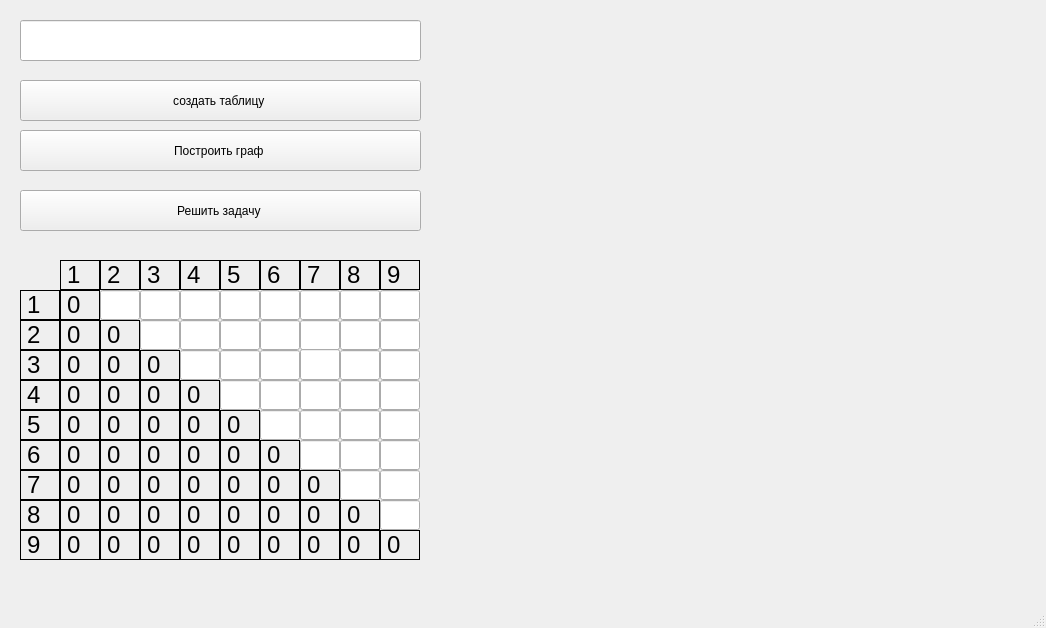
<?xml version="1.0" encoding="UTF-8"?>
<ui version="4.0">
 <class>MainWindow</class>
 <widget class="QMainWindow" name="MainWindow">
  <property name="geometry">
   <rect>
    <x>0</x>
    <y>0</y>
    <width>1046</width>
    <height>628</height>
   </rect>
  </property>
  <property name="windowTitle">
   <string>MainWindow</string>
  </property>
  <widget class="QWidget" name="centralwidget">
   <widget class="QPushButton" name="maketableButton">
    <property name="geometry">
     <rect>
      <x>20</x>
      <y>80</y>
      <width>401</width>
      <height>41</height>
     </rect>
    </property>
    <property name="text">
     <string>создать таблицу </string>
    </property>
   </widget>
   <widget class="QPushButton" name="buildButton">
    <property name="geometry">
     <rect>
      <x>20</x>
      <y>130</y>
      <width>401</width>
      <height>41</height>
     </rect>
    </property>
    <property name="text">
     <string>Построить граф </string>
    </property>
   </widget>
   <widget class="QPushButton" name="roadButton">
    <property name="geometry">
     <rect>
      <x>20</x>
      <y>190</y>
      <width>401</width>
      <height>41</height>
     </rect>
    </property>
    <property name="text">
     <string>Решить задачу </string>
    </property>
   </widget>
   <widget class="QLineEdit" name="vvodvertex">
    <property name="geometry">
     <rect>
      <x>20</x>
      <y>20</y>
      <width>401</width>
      <height>41</height>
     </rect>
    </property>
    <property name="font">
     <font>
      <pointsize>16</pointsize>
     </font>
    </property>
    <property name="text">
     <string/>
    </property>
   </widget>
   <widget class="QLineEdit" name="p12">
    <property name="geometry">
     <rect>
      <x>100</x>
      <y>290</y>
      <width>40</width>
      <height>30</height>
     </rect>
    </property>
    <property name="font">
     <font>
      <pointsize>24</pointsize>
     </font>
    </property>
   </widget>
   <widget class="QLineEdit" name="p13">
    <property name="geometry">
     <rect>
      <x>140</x>
      <y>290</y>
      <width>40</width>
      <height>30</height>
     </rect>
    </property>
    <property name="font">
     <font>
      <pointsize>24</pointsize>
     </font>
    </property>
   </widget>
   <widget class="QLineEdit" name="p14">
    <property name="geometry">
     <rect>
      <x>180</x>
      <y>290</y>
      <width>40</width>
      <height>30</height>
     </rect>
    </property>
    <property name="font">
     <font>
      <pointsize>24</pointsize>
     </font>
    </property>
   </widget>
   <widget class="QLineEdit" name="p15">
    <property name="geometry">
     <rect>
      <x>220</x>
      <y>290</y>
      <width>40</width>
      <height>30</height>
     </rect>
    </property>
    <property name="font">
     <font>
      <pointsize>24</pointsize>
     </font>
    </property>
   </widget>
   <widget class="QLineEdit" name="p16">
    <property name="geometry">
     <rect>
      <x>260</x>
      <y>290</y>
      <width>40</width>
      <height>30</height>
     </rect>
    </property>
    <property name="font">
     <font>
      <pointsize>24</pointsize>
     </font>
    </property>
   </widget>
   <widget class="QLineEdit" name="p17">
    <property name="geometry">
     <rect>
      <x>300</x>
      <y>290</y>
      <width>40</width>
      <height>30</height>
     </rect>
    </property>
    <property name="font">
     <font>
      <pointsize>24</pointsize>
     </font>
    </property>
   </widget>
   <widget class="QLineEdit" name="p18">
    <property name="geometry">
     <rect>
      <x>340</x>
      <y>290</y>
      <width>40</width>
      <height>30</height>
     </rect>
    </property>
    <property name="font">
     <font>
      <pointsize>24</pointsize>
     </font>
    </property>
   </widget>
   <widget class="QLineEdit" name="p19">
    <property name="geometry">
     <rect>
      <x>380</x>
      <y>290</y>
      <width>40</width>
      <height>30</height>
     </rect>
    </property>
    <property name="font">
     <font>
      <pointsize>24</pointsize>
     </font>
    </property>
   </widget>
   <widget class="QLineEdit" name="p29">
    <property name="geometry">
     <rect>
      <x>380</x>
      <y>320</y>
      <width>40</width>
      <height>30</height>
     </rect>
    </property>
    <property name="font">
     <font>
      <pointsize>24</pointsize>
     </font>
    </property>
   </widget>
   <widget class="QLineEdit" name="p23">
    <property name="geometry">
     <rect>
      <x>140</x>
      <y>320</y>
      <width>40</width>
      <height>30</height>
     </rect>
    </property>
    <property name="font">
     <font>
      <pointsize>24</pointsize>
     </font>
    </property>
   </widget>
   <widget class="QLineEdit" name="p25">
    <property name="geometry">
     <rect>
      <x>220</x>
      <y>320</y>
      <width>40</width>
      <height>30</height>
     </rect>
    </property>
    <property name="font">
     <font>
      <pointsize>24</pointsize>
     </font>
    </property>
   </widget>
   <widget class="QLineEdit" name="p24">
    <property name="geometry">
     <rect>
      <x>180</x>
      <y>320</y>
      <width>40</width>
      <height>30</height>
     </rect>
    </property>
    <property name="font">
     <font>
      <pointsize>24</pointsize>
     </font>
    </property>
   </widget>
   <widget class="QLineEdit" name="p26">
    <property name="geometry">
     <rect>
      <x>260</x>
      <y>320</y>
      <width>40</width>
      <height>30</height>
     </rect>
    </property>
    <property name="font">
     <font>
      <pointsize>24</pointsize>
     </font>
    </property>
   </widget>
   <widget class="QLineEdit" name="p28">
    <property name="geometry">
     <rect>
      <x>340</x>
      <y>320</y>
      <width>40</width>
      <height>30</height>
     </rect>
    </property>
    <property name="font">
     <font>
      <pointsize>24</pointsize>
     </font>
    </property>
   </widget>
   <widget class="QLineEdit" name="p27">
    <property name="geometry">
     <rect>
      <x>300</x>
      <y>320</y>
      <width>40</width>
      <height>30</height>
     </rect>
    </property>
    <property name="font">
     <font>
      <pointsize>24</pointsize>
     </font>
    </property>
   </widget>
   <widget class="QLineEdit" name="p38">
    <property name="geometry">
     <rect>
      <x>340</x>
      <y>350</y>
      <width>40</width>
      <height>30</height>
     </rect>
    </property>
    <property name="font">
     <font>
      <pointsize>24</pointsize>
     </font>
    </property>
   </widget>
   <widget class="QLineEdit" name="p36">
    <property name="geometry">
     <rect>
      <x>260</x>
      <y>350</y>
      <width>40</width>
      <height>30</height>
     </rect>
    </property>
    <property name="font">
     <font>
      <pointsize>24</pointsize>
     </font>
    </property>
   </widget>
   <widget class="QLineEdit" name="p35">
    <property name="geometry">
     <rect>
      <x>220</x>
      <y>350</y>
      <width>40</width>
      <height>30</height>
     </rect>
    </property>
    <property name="font">
     <font>
      <pointsize>24</pointsize>
     </font>
    </property>
   </widget>
   <widget class="QLineEdit" name="p39">
    <property name="geometry">
     <rect>
      <x>380</x>
      <y>350</y>
      <width>40</width>
      <height>30</height>
     </rect>
    </property>
    <property name="font">
     <font>
      <pointsize>24</pointsize>
     </font>
    </property>
   </widget>
   <widget class="QLineEdit" name="p34">
    <property name="geometry">
     <rect>
      <x>180</x>
      <y>350</y>
      <width>40</width>
      <height>30</height>
     </rect>
    </property>
    <property name="font">
     <font>
      <pointsize>24</pointsize>
     </font>
    </property>
   </widget>
   <widget class="QLineEdit" name="p37">
    <property name="geometry">
     <rect>
      <x>300</x>
      <y>349</y>
      <width>40</width>
      <height>31</height>
     </rect>
    </property>
    <property name="font">
     <font>
      <pointsize>24</pointsize>
     </font>
    </property>
   </widget>
   <widget class="QLineEdit" name="p48">
    <property name="geometry">
     <rect>
      <x>340</x>
      <y>380</y>
      <width>40</width>
      <height>30</height>
     </rect>
    </property>
    <property name="font">
     <font>
      <pointsize>24</pointsize>
     </font>
    </property>
   </widget>
   <widget class="QLineEdit" name="p47">
    <property name="geometry">
     <rect>
      <x>300</x>
      <y>380</y>
      <width>40</width>
      <height>30</height>
     </rect>
    </property>
    <property name="font">
     <font>
      <pointsize>24</pointsize>
     </font>
    </property>
   </widget>
   <widget class="QLineEdit" name="p46">
    <property name="geometry">
     <rect>
      <x>260</x>
      <y>380</y>
      <width>40</width>
      <height>30</height>
     </rect>
    </property>
    <property name="font">
     <font>
      <pointsize>24</pointsize>
     </font>
    </property>
   </widget>
   <widget class="QLineEdit" name="p49">
    <property name="geometry">
     <rect>
      <x>380</x>
      <y>380</y>
      <width>40</width>
      <height>30</height>
     </rect>
    </property>
    <property name="font">
     <font>
      <pointsize>24</pointsize>
     </font>
    </property>
   </widget>
   <widget class="QLineEdit" name="p45">
    <property name="geometry">
     <rect>
      <x>220</x>
      <y>380</y>
      <width>40</width>
      <height>30</height>
     </rect>
    </property>
    <property name="font">
     <font>
      <pointsize>24</pointsize>
     </font>
    </property>
   </widget>
   <widget class="QLineEdit" name="p56">
    <property name="geometry">
     <rect>
      <x>260</x>
      <y>410</y>
      <width>40</width>
      <height>30</height>
     </rect>
    </property>
    <property name="font">
     <font>
      <pointsize>24</pointsize>
     </font>
    </property>
   </widget>
   <widget class="QLineEdit" name="p59">
    <property name="geometry">
     <rect>
      <x>380</x>
      <y>410</y>
      <width>40</width>
      <height>30</height>
     </rect>
    </property>
    <property name="font">
     <font>
      <pointsize>24</pointsize>
     </font>
    </property>
   </widget>
   <widget class="QLineEdit" name="p58">
    <property name="geometry">
     <rect>
      <x>340</x>
      <y>410</y>
      <width>40</width>
      <height>30</height>
     </rect>
    </property>
    <property name="font">
     <font>
      <pointsize>24</pointsize>
     </font>
    </property>
   </widget>
   <widget class="QLineEdit" name="p57">
    <property name="geometry">
     <rect>
      <x>300</x>
      <y>410</y>
      <width>40</width>
      <height>30</height>
     </rect>
    </property>
    <property name="font">
     <font>
      <pointsize>24</pointsize>
     </font>
    </property>
   </widget>
   <widget class="QLineEdit" name="p68">
    <property name="geometry">
     <rect>
      <x>340</x>
      <y>440</y>
      <width>40</width>
      <height>30</height>
     </rect>
    </property>
    <property name="font">
     <font>
      <pointsize>24</pointsize>
     </font>
    </property>
   </widget>
   <widget class="QLineEdit" name="p69">
    <property name="geometry">
     <rect>
      <x>380</x>
      <y>440</y>
      <width>40</width>
      <height>30</height>
     </rect>
    </property>
    <property name="font">
     <font>
      <pointsize>24</pointsize>
     </font>
    </property>
   </widget>
   <widget class="QLineEdit" name="p67">
    <property name="geometry">
     <rect>
      <x>300</x>
      <y>440</y>
      <width>40</width>
      <height>30</height>
     </rect>
    </property>
    <property name="font">
     <font>
      <pointsize>24</pointsize>
     </font>
    </property>
   </widget>
   <widget class="QLineEdit" name="p78">
    <property name="geometry">
     <rect>
      <x>340</x>
      <y>470</y>
      <width>40</width>
      <height>30</height>
     </rect>
    </property>
    <property name="font">
     <font>
      <pointsize>24</pointsize>
     </font>
    </property>
   </widget>
   <widget class="QLineEdit" name="p79">
    <property name="geometry">
     <rect>
      <x>380</x>
      <y>470</y>
      <width>40</width>
      <height>30</height>
     </rect>
    </property>
    <property name="font">
     <font>
      <pointsize>24</pointsize>
     </font>
    </property>
   </widget>
   <widget class="QLineEdit" name="p89">
    <property name="geometry">
     <rect>
      <x>380</x>
      <y>500</y>
      <width>40</width>
      <height>30</height>
     </rect>
    </property>
    <property name="font">
     <font>
      <pointsize>24</pointsize>
     </font>
    </property>
   </widget>
   <widget class="QLabel" name="dig2">
    <property name="geometry">
     <rect>
      <x>100</x>
      <y>320</y>
      <width>40</width>
      <height>30</height>
     </rect>
    </property>
    <property name="font">
     <font>
      <pointsize>-1</pointsize>
     </font>
    </property>
    <property name="styleSheet">
     <string notr="true">color: rgb(0,0,0);
font-size: 24px;
border: 1px solid black;</string>
    </property>
    <property name="text">
     <string>0</string>
    </property>
   </widget>
   <widget class="QLabel" name="dig3">
    <property name="geometry">
     <rect>
      <x>140</x>
      <y>350</y>
      <width>40</width>
      <height>30</height>
     </rect>
    </property>
    <property name="font">
     <font>
      <pointsize>-1</pointsize>
     </font>
    </property>
    <property name="styleSheet">
     <string notr="true">color: rgb(0,0,0);
font-size: 24px;
border: 1px solid black;</string>
    </property>
    <property name="text">
     <string>0</string>
    </property>
   </widget>
   <widget class="QLabel" name="dig4">
    <property name="geometry">
     <rect>
      <x>180</x>
      <y>380</y>
      <width>40</width>
      <height>30</height>
     </rect>
    </property>
    <property name="font">
     <font>
      <pointsize>-1</pointsize>
     </font>
    </property>
    <property name="styleSheet">
     <string notr="true">color: rgb(0,0,0);
font-size: 24px;
border: 1px solid black;</string>
    </property>
    <property name="text">
     <string>0</string>
    </property>
   </widget>
   <widget class="QLabel" name="dig5">
    <property name="geometry">
     <rect>
      <x>220</x>
      <y>410</y>
      <width>40</width>
      <height>30</height>
     </rect>
    </property>
    <property name="font">
     <font>
      <pointsize>-1</pointsize>
     </font>
    </property>
    <property name="styleSheet">
     <string notr="true">color: rgb(0,0,0);
font-size: 24px;
border: 1px solid black;</string>
    </property>
    <property name="text">
     <string>0</string>
    </property>
   </widget>
   <widget class="QLabel" name="dig6">
    <property name="geometry">
     <rect>
      <x>260</x>
      <y>440</y>
      <width>40</width>
      <height>30</height>
     </rect>
    </property>
    <property name="font">
     <font>
      <pointsize>-1</pointsize>
      <underline>false</underline>
      <strikeout>false</strikeout>
     </font>
    </property>
    <property name="styleSheet">
     <string notr="true">color: rgb(0,0,0);
font-size: 24px;
border: 1px solid black;</string>
    </property>
    <property name="text">
     <string>0</string>
    </property>
   </widget>
   <widget class="QLabel" name="dig7">
    <property name="geometry">
     <rect>
      <x>300</x>
      <y>470</y>
      <width>40</width>
      <height>30</height>
     </rect>
    </property>
    <property name="font">
     <font>
      <pointsize>-1</pointsize>
     </font>
    </property>
    <property name="styleSheet">
     <string notr="true">color: rgb(0,0,0);
font-size: 24px;
border: 1px solid black;</string>
    </property>
    <property name="text">
     <string>0</string>
    </property>
   </widget>
   <widget class="QLabel" name="dig8">
    <property name="geometry">
     <rect>
      <x>340</x>
      <y>500</y>
      <width>40</width>
      <height>30</height>
     </rect>
    </property>
    <property name="font">
     <font>
      <pointsize>-1</pointsize>
     </font>
    </property>
    <property name="styleSheet">
     <string notr="true">color: rgb(0,0,0);
font-size: 24px;
border: 1px solid black;</string>
    </property>
    <property name="text">
     <string>0</string>
    </property>
   </widget>
   <widget class="QLabel" name="dig1">
    <property name="geometry">
     <rect>
      <x>60</x>
      <y>290</y>
      <width>40</width>
      <height>30</height>
     </rect>
    </property>
    <property name="font">
     <font>
      <pointsize>-1</pointsize>
     </font>
    </property>
    <property name="styleSheet">
     <string notr="true">color: rgb(0,0,0);
font-size: 24px;
border: 1px solid black;</string>
    </property>
    <property name="text">
     <string>0</string>
    </property>
   </widget>
   <widget class="QLabel" name="gor9">
    <property name="geometry">
     <rect>
      <x>380</x>
      <y>260</y>
      <width>40</width>
      <height>30</height>
     </rect>
    </property>
    <property name="font">
     <font>
      <pointsize>-1</pointsize>
     </font>
    </property>
    <property name="styleSheet">
     <string notr="true">color: rgb(0,0,0);
font-size: 24px;
border: 1px solid black;</string>
    </property>
    <property name="text">
     <string>9</string>
    </property>
   </widget>
   <widget class="QLabel" name="gor8">
    <property name="geometry">
     <rect>
      <x>340</x>
      <y>260</y>
      <width>40</width>
      <height>30</height>
     </rect>
    </property>
    <property name="font">
     <font>
      <pointsize>-1</pointsize>
     </font>
    </property>
    <property name="styleSheet">
     <string notr="true">color: rgb(0,0,0);
font-size: 24px;
border: 1px solid black;</string>
    </property>
    <property name="text">
     <string>8</string>
    </property>
   </widget>
   <widget class="QLabel" name="gor7">
    <property name="geometry">
     <rect>
      <x>300</x>
      <y>260</y>
      <width>40</width>
      <height>30</height>
     </rect>
    </property>
    <property name="font">
     <font>
      <pointsize>-1</pointsize>
     </font>
    </property>
    <property name="styleSheet">
     <string notr="true">color: rgb(0,0,0);
font-size: 24px;
border: 1px solid black;</string>
    </property>
    <property name="text">
     <string>7</string>
    </property>
   </widget>
   <widget class="QLabel" name="gor6">
    <property name="geometry">
     <rect>
      <x>260</x>
      <y>260</y>
      <width>40</width>
      <height>30</height>
     </rect>
    </property>
    <property name="font">
     <font>
      <pointsize>-1</pointsize>
     </font>
    </property>
    <property name="styleSheet">
     <string notr="true">color: rgb(0,0,0);
font-size: 24px;
border: 1px solid black;</string>
    </property>
    <property name="text">
     <string>6</string>
    </property>
   </widget>
   <widget class="QLabel" name="gor5">
    <property name="geometry">
     <rect>
      <x>220</x>
      <y>260</y>
      <width>40</width>
      <height>30</height>
     </rect>
    </property>
    <property name="font">
     <font>
      <pointsize>-1</pointsize>
     </font>
    </property>
    <property name="styleSheet">
     <string notr="true">color: rgb(0,0,0);
font-size: 24px;
border: 1px solid black;</string>
    </property>
    <property name="text">
     <string>5</string>
    </property>
   </widget>
   <widget class="QLabel" name="gor4">
    <property name="geometry">
     <rect>
      <x>180</x>
      <y>260</y>
      <width>40</width>
      <height>30</height>
     </rect>
    </property>
    <property name="font">
     <font>
      <pointsize>-1</pointsize>
     </font>
    </property>
    <property name="styleSheet">
     <string notr="true">color: rgb(0,0,0);
font-size: 24px;
border: 1px solid black;</string>
    </property>
    <property name="text">
     <string>4</string>
    </property>
   </widget>
   <widget class="QLabel" name="gor3">
    <property name="geometry">
     <rect>
      <x>140</x>
      <y>260</y>
      <width>40</width>
      <height>30</height>
     </rect>
    </property>
    <property name="font">
     <font>
      <pointsize>-1</pointsize>
     </font>
    </property>
    <property name="styleSheet">
     <string notr="true">color: rgb(0,0,0);
font-size: 24px;
border: 1px solid black;</string>
    </property>
    <property name="text">
     <string>3</string>
    </property>
   </widget>
   <widget class="QLabel" name="gor2">
    <property name="geometry">
     <rect>
      <x>100</x>
      <y>260</y>
      <width>40</width>
      <height>30</height>
     </rect>
    </property>
    <property name="font">
     <font>
      <pointsize>-1</pointsize>
     </font>
    </property>
    <property name="styleSheet">
     <string notr="true">color: rgb(0,0,0);
font-size: 24px;
border: 1px solid black;</string>
    </property>
    <property name="text">
     <string>2</string>
    </property>
   </widget>
   <widget class="QLabel" name="gor1">
    <property name="geometry">
     <rect>
      <x>60</x>
      <y>260</y>
      <width>40</width>
      <height>30</height>
     </rect>
    </property>
    <property name="font">
     <font>
      <pointsize>-1</pointsize>
     </font>
    </property>
    <property name="styleSheet">
     <string notr="true">color: rgb(0,0,0);
font-size: 24px;
border: 1px solid black;</string>
    </property>
    <property name="text">
     <string>1</string>
    </property>
   </widget>
   <widget class="QLabel" name="n76">
    <property name="geometry">
     <rect>
      <x>260</x>
      <y>470</y>
      <width>40</width>
      <height>30</height>
     </rect>
    </property>
    <property name="font">
     <font>
      <pointsize>-1</pointsize>
     </font>
    </property>
    <property name="styleSheet">
     <string notr="true">color: rgb(0,0,0);
font-size: 24px;
border: 1px solid black;</string>
    </property>
    <property name="text">
     <string>0</string>
    </property>
   </widget>
   <widget class="QLabel" name="n86">
    <property name="geometry">
     <rect>
      <x>260</x>
      <y>500</y>
      <width>40</width>
      <height>30</height>
     </rect>
    </property>
    <property name="font">
     <font>
      <pointsize>-1</pointsize>
     </font>
    </property>
    <property name="styleSheet">
     <string notr="true">color: rgb(0,0,0);
font-size: 24px;
border: 1px solid black;</string>
    </property>
    <property name="text">
     <string>0</string>
    </property>
   </widget>
   <widget class="QLabel" name="n83">
    <property name="geometry">
     <rect>
      <x>140</x>
      <y>500</y>
      <width>40</width>
      <height>30</height>
     </rect>
    </property>
    <property name="font">
     <font>
      <pointsize>-1</pointsize>
     </font>
    </property>
    <property name="styleSheet">
     <string notr="true">color: rgb(0,0,0);
font-size: 24px;
border: 1px solid black;</string>
    </property>
    <property name="text">
     <string>0</string>
    </property>
   </widget>
   <widget class="QLabel" name="n85">
    <property name="geometry">
     <rect>
      <x>220</x>
      <y>500</y>
      <width>40</width>
      <height>30</height>
     </rect>
    </property>
    <property name="font">
     <font>
      <pointsize>-1</pointsize>
     </font>
    </property>
    <property name="styleSheet">
     <string notr="true">color: rgb(0,0,0);
font-size: 24px;
border: 1px solid black;</string>
    </property>
    <property name="text">
     <string>0</string>
    </property>
   </widget>
   <widget class="QLabel" name="n82">
    <property name="geometry">
     <rect>
      <x>100</x>
      <y>500</y>
      <width>40</width>
      <height>30</height>
     </rect>
    </property>
    <property name="font">
     <font>
      <pointsize>-1</pointsize>
     </font>
    </property>
    <property name="styleSheet">
     <string notr="true">color: rgb(0,0,0);
font-size: 24px;
border: 1px solid black;</string>
    </property>
    <property name="text">
     <string>0</string>
    </property>
   </widget>
   <widget class="QLabel" name="n87">
    <property name="geometry">
     <rect>
      <x>300</x>
      <y>500</y>
      <width>40</width>
      <height>30</height>
     </rect>
    </property>
    <property name="font">
     <font>
      <pointsize>-1</pointsize>
     </font>
    </property>
    <property name="styleSheet">
     <string notr="true">color: rgb(0,0,0);
font-size: 24px;
border: 1px solid black;</string>
    </property>
    <property name="text">
     <string>0</string>
    </property>
   </widget>
   <widget class="QLabel" name="n81">
    <property name="geometry">
     <rect>
      <x>60</x>
      <y>500</y>
      <width>40</width>
      <height>30</height>
     </rect>
    </property>
    <property name="font">
     <font>
      <pointsize>-1</pointsize>
     </font>
    </property>
    <property name="styleSheet">
     <string notr="true">color: rgb(0,0,0);
font-size: 24px;
border: 1px solid black;</string>
    </property>
    <property name="text">
     <string>0</string>
    </property>
   </widget>
   <widget class="QLabel" name="n84">
    <property name="geometry">
     <rect>
      <x>180</x>
      <y>500</y>
      <width>40</width>
      <height>30</height>
     </rect>
    </property>
    <property name="font">
     <font>
      <pointsize>-1</pointsize>
     </font>
    </property>
    <property name="styleSheet">
     <string notr="true">color: rgb(0,0,0);
font-size: 24px;
border: 1px solid black;</string>
    </property>
    <property name="text">
     <string>0</string>
    </property>
   </widget>
   <widget class="QLabel" name="n74">
    <property name="geometry">
     <rect>
      <x>180</x>
      <y>470</y>
      <width>40</width>
      <height>30</height>
     </rect>
    </property>
    <property name="font">
     <font>
      <pointsize>-1</pointsize>
     </font>
    </property>
    <property name="styleSheet">
     <string notr="true">color: rgb(0,0,0);
font-size: 24px;
border: 1px solid black;</string>
    </property>
    <property name="text">
     <string>0</string>
    </property>
   </widget>
   <widget class="QLabel" name="n75">
    <property name="geometry">
     <rect>
      <x>220</x>
      <y>470</y>
      <width>40</width>
      <height>30</height>
     </rect>
    </property>
    <property name="font">
     <font>
      <pointsize>-1</pointsize>
     </font>
    </property>
    <property name="styleSheet">
     <string notr="true">color: rgb(0,0,0);
font-size: 24px;
border: 1px solid black;</string>
    </property>
    <property name="text">
     <string>0</string>
    </property>
   </widget>
   <widget class="QLabel" name="n72">
    <property name="geometry">
     <rect>
      <x>100</x>
      <y>470</y>
      <width>40</width>
      <height>30</height>
     </rect>
    </property>
    <property name="font">
     <font>
      <pointsize>-1</pointsize>
     </font>
    </property>
    <property name="styleSheet">
     <string notr="true">color: rgb(0,0,0);
font-size: 24px;
border: 1px solid black;</string>
    </property>
    <property name="text">
     <string>0</string>
    </property>
   </widget>
   <widget class="QLabel" name="n73">
    <property name="geometry">
     <rect>
      <x>140</x>
      <y>470</y>
      <width>40</width>
      <height>30</height>
     </rect>
    </property>
    <property name="font">
     <font>
      <pointsize>-1</pointsize>
     </font>
    </property>
    <property name="styleSheet">
     <string notr="true">color: rgb(0,0,0);
font-size: 24px;
border: 1px solid black;</string>
    </property>
    <property name="text">
     <string>0</string>
    </property>
   </widget>
   <widget class="QLabel" name="n71">
    <property name="geometry">
     <rect>
      <x>60</x>
      <y>470</y>
      <width>40</width>
      <height>30</height>
     </rect>
    </property>
    <property name="font">
     <font>
      <pointsize>-1</pointsize>
     </font>
    </property>
    <property name="styleSheet">
     <string notr="true">color: rgb(0,0,0);
font-size: 24px;
border: 1px solid black;</string>
    </property>
    <property name="text">
     <string>0</string>
    </property>
   </widget>
   <widget class="QLabel" name="n63">
    <property name="geometry">
     <rect>
      <x>140</x>
      <y>440</y>
      <width>40</width>
      <height>30</height>
     </rect>
    </property>
    <property name="font">
     <font>
      <pointsize>-1</pointsize>
     </font>
    </property>
    <property name="styleSheet">
     <string notr="true">color: rgb(0,0,0);
font-size: 24px;
border: 1px solid black;</string>
    </property>
    <property name="text">
     <string>0</string>
    </property>
   </widget>
   <widget class="QLabel" name="n64">
    <property name="geometry">
     <rect>
      <x>180</x>
      <y>440</y>
      <width>40</width>
      <height>30</height>
     </rect>
    </property>
    <property name="font">
     <font>
      <pointsize>-1</pointsize>
     </font>
    </property>
    <property name="styleSheet">
     <string notr="true">color: rgb(0,0,0);
font-size: 24px;
border: 1px solid black;</string>
    </property>
    <property name="text">
     <string>0</string>
    </property>
   </widget>
   <widget class="QLabel" name="n65">
    <property name="geometry">
     <rect>
      <x>220</x>
      <y>440</y>
      <width>40</width>
      <height>30</height>
     </rect>
    </property>
    <property name="font">
     <font>
      <pointsize>-1</pointsize>
     </font>
    </property>
    <property name="styleSheet">
     <string notr="true">color: rgb(0,0,0);
font-size: 24px;
border: 1px solid black;</string>
    </property>
    <property name="text">
     <string>0</string>
    </property>
   </widget>
   <widget class="QLabel" name="n62">
    <property name="geometry">
     <rect>
      <x>100</x>
      <y>440</y>
      <width>40</width>
      <height>30</height>
     </rect>
    </property>
    <property name="font">
     <font>
      <pointsize>-1</pointsize>
     </font>
    </property>
    <property name="styleSheet">
     <string notr="true">color: rgb(0,0,0);
font-size: 24px;
border: 1px solid black;</string>
    </property>
    <property name="text">
     <string>0</string>
    </property>
   </widget>
   <widget class="QLabel" name="n61">
    <property name="geometry">
     <rect>
      <x>60</x>
      <y>440</y>
      <width>40</width>
      <height>30</height>
     </rect>
    </property>
    <property name="font">
     <font>
      <pointsize>-1</pointsize>
     </font>
    </property>
    <property name="styleSheet">
     <string notr="true">color: rgb(0,0,0);
font-size: 24px;
border: 1px solid black;</string>
    </property>
    <property name="text">
     <string>0</string>
    </property>
   </widget>
   <widget class="QLabel" name="n51">
    <property name="geometry">
     <rect>
      <x>60</x>
      <y>410</y>
      <width>40</width>
      <height>30</height>
     </rect>
    </property>
    <property name="font">
     <font>
      <pointsize>-1</pointsize>
     </font>
    </property>
    <property name="styleSheet">
     <string notr="true">color: rgb(0,0,0);
font-size: 24px;
border: 1px solid black;</string>
    </property>
    <property name="text">
     <string>0</string>
    </property>
   </widget>
   <widget class="QLabel" name="n54">
    <property name="geometry">
     <rect>
      <x>180</x>
      <y>410</y>
      <width>40</width>
      <height>30</height>
     </rect>
    </property>
    <property name="font">
     <font>
      <pointsize>-1</pointsize>
     </font>
    </property>
    <property name="styleSheet">
     <string notr="true">color: rgb(0,0,0);
font-size: 24px;
border: 1px solid black;</string>
    </property>
    <property name="text">
     <string>0</string>
    </property>
   </widget>
   <widget class="QLabel" name="n53">
    <property name="geometry">
     <rect>
      <x>140</x>
      <y>410</y>
      <width>40</width>
      <height>30</height>
     </rect>
    </property>
    <property name="font">
     <font>
      <pointsize>-1</pointsize>
     </font>
    </property>
    <property name="styleSheet">
     <string notr="true">color: rgb(0,0,0);
font-size: 24px;
border: 1px solid black;</string>
    </property>
    <property name="text">
     <string>0</string>
    </property>
   </widget>
   <widget class="QLabel" name="n52">
    <property name="geometry">
     <rect>
      <x>100</x>
      <y>410</y>
      <width>40</width>
      <height>30</height>
     </rect>
    </property>
    <property name="font">
     <font>
      <pointsize>-1</pointsize>
     </font>
    </property>
    <property name="styleSheet">
     <string notr="true">color: rgb(0,0,0);
font-size: 24px;
border: 1px solid black;</string>
    </property>
    <property name="text">
     <string>0</string>
    </property>
   </widget>
   <widget class="QLabel" name="n42">
    <property name="geometry">
     <rect>
      <x>100</x>
      <y>380</y>
      <width>40</width>
      <height>30</height>
     </rect>
    </property>
    <property name="font">
     <font>
      <pointsize>-1</pointsize>
     </font>
    </property>
    <property name="styleSheet">
     <string notr="true">color: rgb(0,0,0);
font-size: 24px;
border: 1px solid black;</string>
    </property>
    <property name="text">
     <string>0</string>
    </property>
   </widget>
   <widget class="QLabel" name="n43">
    <property name="geometry">
     <rect>
      <x>140</x>
      <y>380</y>
      <width>40</width>
      <height>30</height>
     </rect>
    </property>
    <property name="font">
     <font>
      <pointsize>-1</pointsize>
     </font>
    </property>
    <property name="styleSheet">
     <string notr="true">color: rgb(0,0,0);
font-size: 24px;
border: 1px solid black;</string>
    </property>
    <property name="text">
     <string>0</string>
    </property>
   </widget>
   <widget class="QLabel" name="n41">
    <property name="geometry">
     <rect>
      <x>60</x>
      <y>380</y>
      <width>40</width>
      <height>30</height>
     </rect>
    </property>
    <property name="font">
     <font>
      <pointsize>-1</pointsize>
     </font>
    </property>
    <property name="styleSheet">
     <string notr="true">color: rgb(0,0,0);
font-size: 24px;
border: 1px solid black;</string>
    </property>
    <property name="text">
     <string>0</string>
    </property>
   </widget>
   <widget class="QLabel" name="n31">
    <property name="geometry">
     <rect>
      <x>60</x>
      <y>350</y>
      <width>40</width>
      <height>30</height>
     </rect>
    </property>
    <property name="font">
     <font>
      <pointsize>-1</pointsize>
     </font>
    </property>
    <property name="styleSheet">
     <string notr="true">color: rgb(0,0,0);
font-size: 24px;
border: 1px solid black;</string>
    </property>
    <property name="text">
     <string>0</string>
    </property>
   </widget>
   <widget class="QLabel" name="n32">
    <property name="geometry">
     <rect>
      <x>100</x>
      <y>350</y>
      <width>40</width>
      <height>30</height>
     </rect>
    </property>
    <property name="font">
     <font>
      <pointsize>-1</pointsize>
     </font>
    </property>
    <property name="styleSheet">
     <string notr="true">color: rgb(0,0,0);
font-size: 24px;
border: 1px solid black;</string>
    </property>
    <property name="text">
     <string>0</string>
    </property>
   </widget>
   <widget class="QLabel" name="n21">
    <property name="geometry">
     <rect>
      <x>60</x>
      <y>320</y>
      <width>40</width>
      <height>30</height>
     </rect>
    </property>
    <property name="font">
     <font>
      <pointsize>-1</pointsize>
     </font>
    </property>
    <property name="styleSheet">
     <string notr="true">color: rgb(0,0,0);
font-size: 24px;
border: 1px solid black;</string>
    </property>
    <property name="text">
     <string>0</string>
    </property>
   </widget>
   <widget class="QLabel" name="vert2">
    <property name="geometry">
     <rect>
      <x>20</x>
      <y>320</y>
      <width>40</width>
      <height>30</height>
     </rect>
    </property>
    <property name="font">
     <font>
      <pointsize>-1</pointsize>
     </font>
    </property>
    <property name="styleSheet">
     <string notr="true">color: rgb(0,0,0);
font-size: 24px;
border: 1px solid black;</string>
    </property>
    <property name="text">
     <string>2</string>
    </property>
   </widget>
   <widget class="QLabel" name="vert1">
    <property name="geometry">
     <rect>
      <x>20</x>
      <y>290</y>
      <width>40</width>
      <height>30</height>
     </rect>
    </property>
    <property name="font">
     <font>
      <pointsize>-1</pointsize>
     </font>
    </property>
    <property name="styleSheet">
     <string notr="true">color: rgb(0,0,0);
font-size: 24px;
border: 1px solid black;</string>
    </property>
    <property name="text">
     <string>1</string>
    </property>
   </widget>
   <widget class="QLabel" name="vert3">
    <property name="geometry">
     <rect>
      <x>20</x>
      <y>350</y>
      <width>40</width>
      <height>30</height>
     </rect>
    </property>
    <property name="font">
     <font>
      <pointsize>-1</pointsize>
     </font>
    </property>
    <property name="styleSheet">
     <string notr="true">color: rgb(0,0,0);
font-size: 24px;
border: 1px solid black;</string>
    </property>
    <property name="text">
     <string>3</string>
    </property>
   </widget>
   <widget class="QLabel" name="vert8">
    <property name="geometry">
     <rect>
      <x>20</x>
      <y>500</y>
      <width>40</width>
      <height>30</height>
     </rect>
    </property>
    <property name="font">
     <font>
      <pointsize>-1</pointsize>
     </font>
    </property>
    <property name="styleSheet">
     <string notr="true">color: rgb(0,0,0);
font-size: 24px;
border: 1px solid black;</string>
    </property>
    <property name="text">
     <string>8</string>
    </property>
   </widget>
   <widget class="QLabel" name="vert6">
    <property name="geometry">
     <rect>
      <x>20</x>
      <y>440</y>
      <width>40</width>
      <height>30</height>
     </rect>
    </property>
    <property name="font">
     <font>
      <pointsize>-1</pointsize>
     </font>
    </property>
    <property name="styleSheet">
     <string notr="true">color: rgb(0,0,0);
font-size: 24px;
border: 1px solid black;</string>
    </property>
    <property name="text">
     <string>6</string>
    </property>
   </widget>
   <widget class="QLabel" name="vert4">
    <property name="geometry">
     <rect>
      <x>20</x>
      <y>380</y>
      <width>40</width>
      <height>30</height>
     </rect>
    </property>
    <property name="font">
     <font>
      <pointsize>-1</pointsize>
     </font>
    </property>
    <property name="styleSheet">
     <string notr="true">color: rgb(0,0,0);
font-size: 24px;
border: 1px solid black;</string>
    </property>
    <property name="text">
     <string>4</string>
    </property>
   </widget>
   <widget class="QLabel" name="vert7">
    <property name="geometry">
     <rect>
      <x>20</x>
      <y>470</y>
      <width>40</width>
      <height>30</height>
     </rect>
    </property>
    <property name="font">
     <font>
      <pointsize>-1</pointsize>
     </font>
    </property>
    <property name="styleSheet">
     <string notr="true">color: rgb(0,0,0);
font-size: 24px;
border: 1px solid black;</string>
    </property>
    <property name="text">
     <string>7</string>
    </property>
   </widget>
   <widget class="QLabel" name="vert5">
    <property name="geometry">
     <rect>
      <x>20</x>
      <y>410</y>
      <width>40</width>
      <height>30</height>
     </rect>
    </property>
    <property name="font">
     <font>
      <pointsize>-1</pointsize>
     </font>
    </property>
    <property name="styleSheet">
     <string notr="true">color: rgb(0,0,0);
font-size: 24px;
border: 1px solid black;</string>
    </property>
    <property name="text">
     <string>5</string>
    </property>
   </widget>
   <widget class="QLabel" name="vert9">
    <property name="geometry">
     <rect>
      <x>20</x>
      <y>530</y>
      <width>40</width>
      <height>30</height>
     </rect>
    </property>
    <property name="font">
     <font>
      <pointsize>-1</pointsize>
     </font>
    </property>
    <property name="styleSheet">
     <string notr="true">color: rgb(0,0,0);
font-size: 24px;
border: 1px solid black;</string>
    </property>
    <property name="text">
     <string>9</string>
    </property>
   </widget>
   <widget class="QLabel" name="n95">
    <property name="geometry">
     <rect>
      <x>220</x>
      <y>530</y>
      <width>40</width>
      <height>30</height>
     </rect>
    </property>
    <property name="font">
     <font>
      <pointsize>-1</pointsize>
     </font>
    </property>
    <property name="styleSheet">
     <string notr="true">color: rgb(0,0,0);
font-size: 24px;
border: 1px solid black;</string>
    </property>
    <property name="text">
     <string>0</string>
    </property>
   </widget>
   <widget class="QLabel" name="n92">
    <property name="geometry">
     <rect>
      <x>100</x>
      <y>530</y>
      <width>40</width>
      <height>30</height>
     </rect>
    </property>
    <property name="font">
     <font>
      <pointsize>-1</pointsize>
     </font>
    </property>
    <property name="styleSheet">
     <string notr="true">color: rgb(0,0,0);
font-size: 24px;
border: 1px solid black;</string>
    </property>
    <property name="text">
     <string>0</string>
    </property>
   </widget>
   <widget class="QLabel" name="n98">
    <property name="geometry">
     <rect>
      <x>340</x>
      <y>530</y>
      <width>40</width>
      <height>30</height>
     </rect>
    </property>
    <property name="font">
     <font>
      <pointsize>-1</pointsize>
     </font>
    </property>
    <property name="styleSheet">
     <string notr="true">color: rgb(0,0,0);
font-size: 24px;
border: 1px solid black;</string>
    </property>
    <property name="text">
     <string>0</string>
    </property>
   </widget>
   <widget class="QLabel" name="n93">
    <property name="geometry">
     <rect>
      <x>140</x>
      <y>530</y>
      <width>40</width>
      <height>30</height>
     </rect>
    </property>
    <property name="font">
     <font>
      <pointsize>-1</pointsize>
     </font>
    </property>
    <property name="styleSheet">
     <string notr="true">color: rgb(0,0,0);
font-size: 24px;
border: 1px solid black;</string>
    </property>
    <property name="text">
     <string>0</string>
    </property>
   </widget>
   <widget class="QLabel" name="n91">
    <property name="geometry">
     <rect>
      <x>60</x>
      <y>530</y>
      <width>40</width>
      <height>30</height>
     </rect>
    </property>
    <property name="font">
     <font>
      <pointsize>-1</pointsize>
     </font>
    </property>
    <property name="styleSheet">
     <string notr="true">color: rgb(0,0,0);
font-size: 24px;
border: 1px solid black;</string>
    </property>
    <property name="text">
     <string>0</string>
    </property>
   </widget>
   <widget class="QLabel" name="n97">
    <property name="geometry">
     <rect>
      <x>300</x>
      <y>530</y>
      <width>40</width>
      <height>30</height>
     </rect>
    </property>
    <property name="font">
     <font>
      <pointsize>-1</pointsize>
     </font>
    </property>
    <property name="styleSheet">
     <string notr="true">color: rgb(0,0,0);
font-size: 24px;
border: 1px solid black;</string>
    </property>
    <property name="text">
     <string>0</string>
    </property>
   </widget>
   <widget class="QLabel" name="n94">
    <property name="geometry">
     <rect>
      <x>180</x>
      <y>530</y>
      <width>40</width>
      <height>30</height>
     </rect>
    </property>
    <property name="font">
     <font>
      <pointsize>-1</pointsize>
     </font>
    </property>
    <property name="styleSheet">
     <string notr="true">color: rgb(0,0,0);
font-size: 24px;
border: 1px solid black;</string>
    </property>
    <property name="text">
     <string>0</string>
    </property>
   </widget>
   <widget class="QLabel" name="n96">
    <property name="geometry">
     <rect>
      <x>260</x>
      <y>530</y>
      <width>40</width>
      <height>30</height>
     </rect>
    </property>
    <property name="font">
     <font>
      <pointsize>-1</pointsize>
     </font>
    </property>
    <property name="styleSheet">
     <string notr="true">color: rgb(0,0,0);
font-size: 24px;
border: 1px solid black;</string>
    </property>
    <property name="text">
     <string>0</string>
    </property>
   </widget>
   <widget class="QLabel" name="dig9">
    <property name="geometry">
     <rect>
      <x>380</x>
      <y>530</y>
      <width>40</width>
      <height>30</height>
     </rect>
    </property>
    <property name="font">
     <font>
      <pointsize>-1</pointsize>
     </font>
    </property>
    <property name="styleSheet">
     <string notr="true">color: rgb(0,0,0);
font-size: 24px;
border: 1px solid black;</string>
    </property>
    <property name="text">
     <string>0</string>
    </property>
   </widget>
  </widget>
  <widget class="QMenuBar" name="menubar">
   <property name="geometry">
    <rect>
     <x>0</x>
     <y>0</y>
     <width>1046</width>
     <height>21</height>
    </rect>
   </property>
  </widget>
  <widget class="QStatusBar" name="statusbar"/>
 </widget>
 <resources/>
 <connections/>
</ui>
